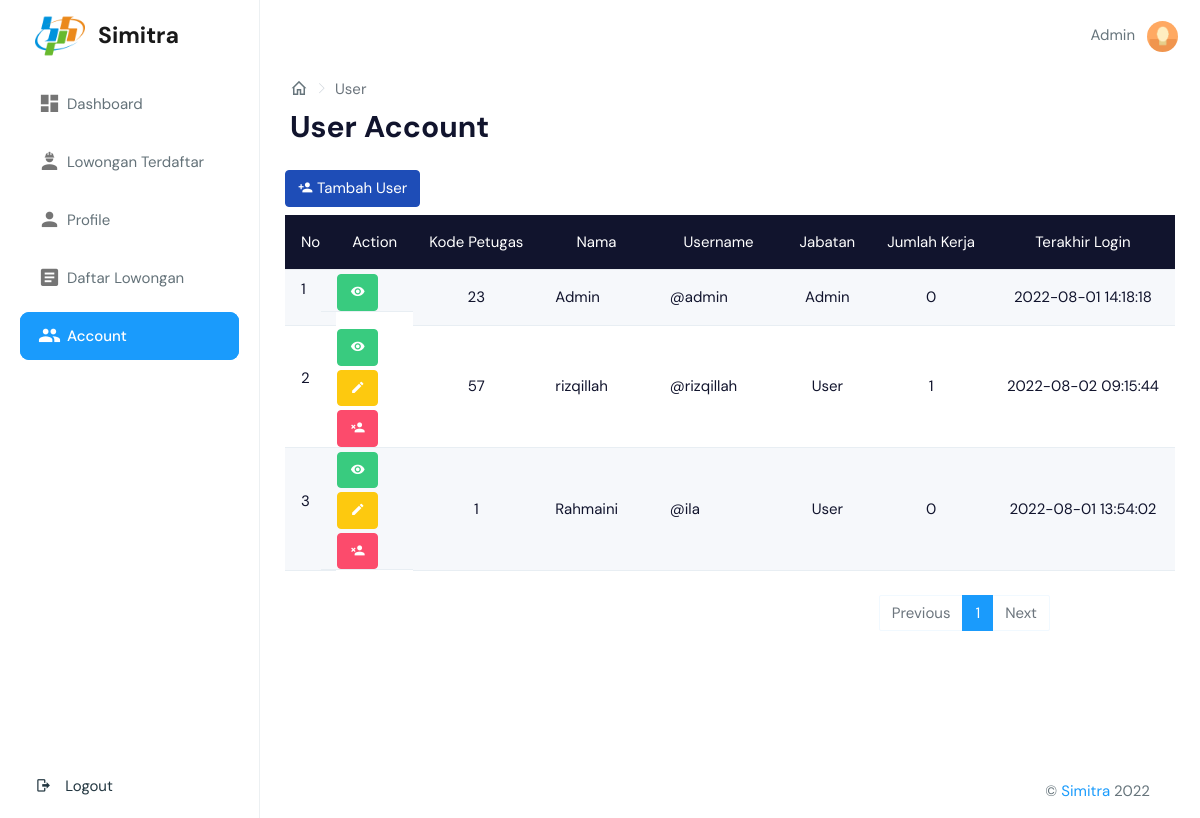
Before: /page/user.php (signed in) with the older database file.
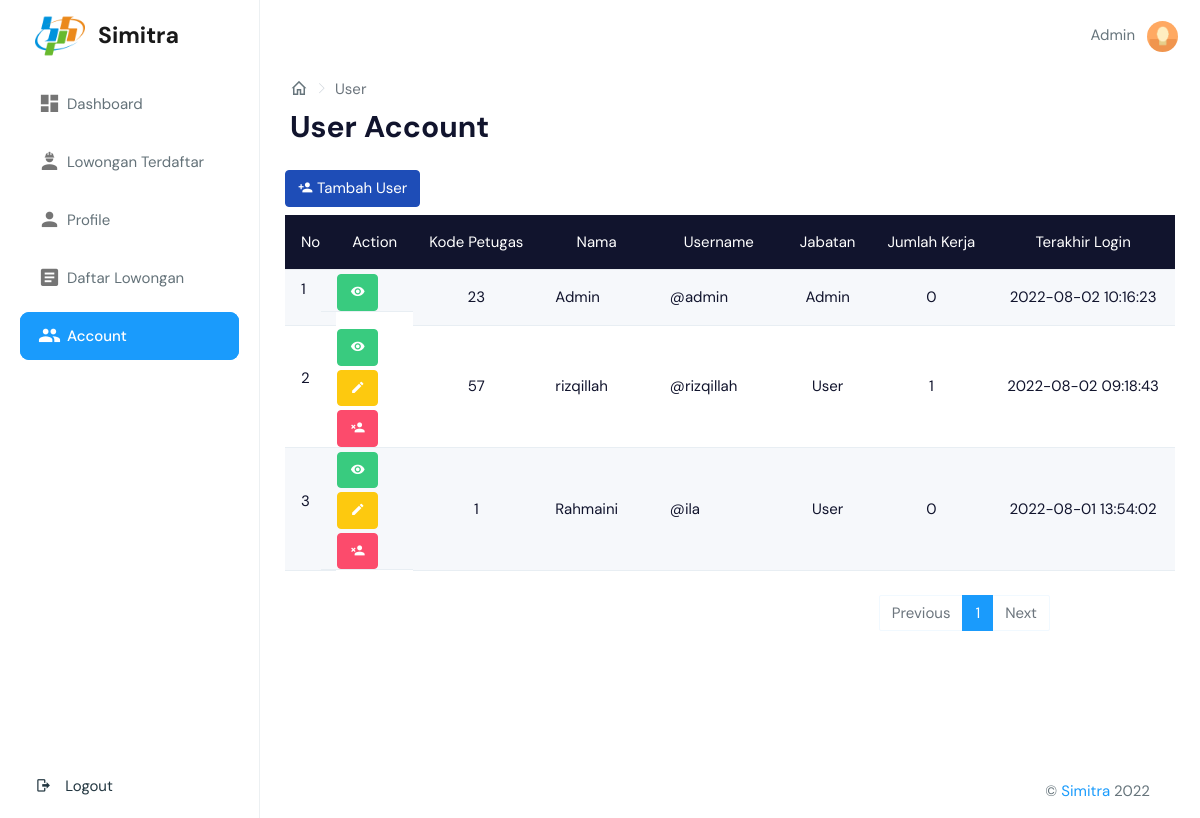
After: the same page with the newer database file.
### tables this page shows
CREATE TABLE `petugas` (
  `Kode_petugas` int(12) NOT NULL,
  `NIK` varchar(16) DEFAULT NULL,
  `Nama` varchar(50) NOT NULL,
  `Foto` varchar(255) DEFAULT NULL,
  `Jabatan` int(5) NOT NULL,
  `Tempat_lahir` varchar(150) DEFAULT NULL,
  `Tanggal_lahir` date DEFAULT NULL,
  `Alamat` varchar(150) DEFAULT NULL,
  `NoHP` varchar(15) DEFAULT NULL,
  `Jkel` enum('L','P') NOT NULL
);

CREATE TABLE `jabatan` (
  `Id_jabatan` int(11) NOT NULL,
  `Jabatan` varchar(50) NOT NULL
);

### page/user.php (the view, shortened to what the changed rows need)
<?php
include '../controller/config.php';
$kode = $_SESSION['id'];
$sql = mysqli_query($conn, "SELECT a.Kode_petugas, a.Username, a.Email, a.Password, a.Old_password, a.Last_login, a.Created_at, a.Updated_at, b.Nama, b.NIK, b.Alamat, b.Foto, b.NoHP, b.Tanggal_lahir, b.Tempat_lahir, c.Jabatan, c.Id_jabatan FROM auth a, petugas b, jabatan c WHERE a.Kode_petugas=b.Kode_petugas AND b.Jabatan=c.Id_jabatan AND a.Kode_petugas='$kode' ORDER BY c.Id_jabatan");
$result1 = mysqli_fetch_assoc($sql);
if ($result1['Id_jabatan'] == "1") :
    $jumlahDataPerHalaman = 10;
    $jumData = mysqli_fetch_assoc(mysqli_query($conn, "SELECT COUNT(*) FROM auth"));
    $jumlahHalaman = ceil($jumData['COUNT(*)'] / $jumlahDataPerHalaman);
    $halamanAktif = (isset($_GET['page'])) ? $_GET['page'] : 1;
    $awalData = ($jumlahDataPerHalaman * $halamanAktif) - $jumlahDataPerHalaman;
    $data = mysqli_query($conn, "SELECT a.Kode_petugas, a.Username, a.Email, a.Password, a.Old_password, a.Last_login, a.Created_at, a.Updated_at, b.Nama, b.NIK, b.Alamat, b.Foto, b.NoHP, b.Tanggal_lahir, b.Tempat_lahir, c.Jabatan, c.Id_jabatan FROM auth a, petugas b, jabatan c WHERE a.Kode_petugas=b.Kode_petugas AND b.Jabatan=c.Id_jabatan ORDER BY b.Jabatan, a.Last_login DESC LIMIT $awalData, $jumlahDataPerHalaman");
?>
    <!DOCTYPE html>
    <html dir="ltr" lang="en">
    <head>
        <?php include 'meta.php'; ?>
    </head>
    <body>
        <?php $url = "../"; ?>
        <?php include 'header.php'; ?>
        <aside class="left-sidebar" data-sidebarbg="skin6">
            <div class="scroll-sidebar" id="navbar">
                <nav class="sidebar-nav">
                    <ul id="sidebarnav">
                        <li class="sidebar-item"> <a class="sidebar-link waves-effect waves-dark sidebar-link" href="index.php" aria-expanded="false"><i class="mdi mdi-view-dashboard"></i><span class="hide-menu">Dashboard</span></a></li>
                        <li class="sidebar-item"> <a class="sidebar-link waves-effect waves-dark sidebar-link" href="lowongan-user.php" aria-expanded="false"><i class="mdi mdi-worker"></i><span class="hide-menu">Lowongan Terdaftar</span></a></li>
                        <li class="sidebar-item"> <a class="sidebar-link waves-effect waves-dark sidebar-link" href="profile.php" aria-expanded="false"><i class="mdi mdi-account"></i><span class="hide-menu">Profile</span></a></li>
                        <?php if ($result1['Id_jabatan'] == 1) {  ?>
                            <li class="sidebar-item"> <a class="sidebar-link waves-effect waves-dark sidebar-link" href="lowongan.php" aria-expanded="false"><i class="mdi mdi-file-document-box"></i><span class="hide-menu">Daftar Lowongan</span></a></li>
                            <li class="sidebar-item" style="background-color: #1a9bfc; border-radius: 9px"> <a class="sidebar-link waves-effect waves-dark sidebar-link" href="user.php" aria-expanded="false"><i class="mdi mdi-account-multiple text-white"></i><span class="hide-menu text-white">Account</span></a></li>
                        <?php } ?>
                        <li class="sidebar-item logout-item" style="position: fixed; bottom: 0; width: 220px">
                            <button class="dropdown-item border-0 btn btn-link" data-bs-toggle="modal" data-bs-target="#Logout"><i class="m-r-10 mdi mdi-logout">
                                </i><span class="hide-menu">
                                    Logout</span></button>
                        </li>
                    </ul>
                </nav>
            </div>
        </aside>
        <div class="page-wrapper">
            <div class="page-breadcrumb" style="padding-bottom: 0; padding-top: 0;">
                <div class="row align-items-center">
                    <div class="col-6">
                        <nav aria-label="breadcrumb">
                            <ol class="breadcrumb mb-0 d-flex align-items-center">
                                <li class="breadcrumb-item"><a href="index.php" class="link"><i class="mdi mdi-home-outline fs-4"></i></a></li>
                                <li class="breadcrumb-item active" aria-current="page">User</li>
                            </ol>
                        </nav>
                        <h1 class="mb-0 fw-bold">User Account</h1>
                    </div>
                </div>
            </div>
            <div class="container-fluid">
                <div class="row">
                    <div class="col-lg">
                        <div class="mb-0">
                            <button type="button" class="btn btn-primary text-white text-center mb-2" data-bs-toggle="modal" data-bs-target="#TambahUser"><i class="mdi mdi-account-plus"></i> Tambah User</button>
                        </div>
                    </div>
                </div>
                <div class="table-responsive" id="container">
                    <table class="table table-hover align-middle text-nowrap table-striped">
                        <thead class="table-dark">
                            <tr class="fw-semibold text-center">
                                <td>No</td>
                                <td>Action</td>
                                <td>Kode Petugas</td>
                                <td>Nama</td>
                                <td>Username</td>
                                <td>Jabatan</td>
                                <td>Jumlah Kerja</td>
                                <td>Terakhir Login</td>
                            </tr>
                        </thead>
                        <?php $no = $awalData; ?>
                        <tbody>
                            <?php while ($row = mysqli_fetch_assoc($data)) : ?>
                                <tr class="text-start">
                                    <td scope="row" style="padding-bottom: 0; padding-top: 0;">
                                        <p class="text-dark"><?= $no = $no + 1; ?></p>
                                    </td>
                                    <td class="row" style="padding-bottom: 0; padding-top: 0;">
                                        <div class="col" style="padding: 0; margin: 0;">
                                            <button type="button" class="btn btn-success mt-1 text-center  text-white" data-bs-toggle="modal" data-bs-target="#Detail<?= $row['Kode_petugas']; ?>"><i class="mdi mdi-eye"></i></button>
                                        </div>
                                        <?php if ($result1['Kode_petugas'] != $row['Kode_petugas']) : ?>
                                            <div class="col" style="padding: 0; margin: 0;">
                                                <button type="button" class="btn btn-warning mt-1 text-center" data-bs-toggle="modal" data-bs-target="#Edit<?= $row['Kode_petugas']; ?>"><i class="mdi mdi-pencil"></i></button>
                                            </div>
                                            <div class="col" style="padding: 0; margin: 0;">
                                                <button type="button" class="btn btn-danger mt-1 text-white text-center" data-bs-toggle="modal" data-bs-target="#Delete<?= $row['Kode_petugas']; ?>"> <i class="mdi mdi-account-remove"></i></button>
                                            </div>
                                        <?php endif; ?>
                                    </td>
                                    <td class="text-center text-dark" style="padding-bottom: 0; padding-top: 0;">
                                        <?= $row['Kode_petugas']; ?>
                                    </td>
                                    <td class="text-start text-dark text-wrap text-break" style="padding-bottom: 0; padding-top: 0; width: 10rem;">
                                        <?php if (isset($row['Nama'])) { ?>
                                        <?= $row['Nama'];
                                        } else { ?>
                                            <i>NULL</i>
                                        <?php } ?>
                                    </td>
                                    <td class="text-start text-dark text-wrap text-break" style="padding-bottom: 0; padding-top: 0;width: 10rem;">
                                        @<?= $row['Username']; ?>
                                    </td>
                                    <td class="text-center text-dark" style="padding-bottom: 0; padding-top: 0;">
                                        <?php if (isset($row['Jabatan'])) { ?>
                                        <?= $row['Jabatan'];
                                        } else { ?>
                                            <i>NULL</i>
                                        <?php } ?>
                                    </td>
                                    <?php $id_petugas = $row['Kode_petugas']; ?>
                                    <?php $jum = mysqli_query($conn, "SELECT * FROM tb_lowongan_user WHERE id_petugas='$id_petugas'"); ?>
                                    <td class="text-center text-dark">
                                        <?= mysqli_num_rows($jum); ?>
                                    </td>
                                    <td class="text-center text-dark" style="padding-bottom: 0; padding-top: 0; width: 10rem">
                                        <?= $row['Last_login']; ?>
                                    </td>
                                </tr>
                            <?php endwhile; ?>
                        </tbody>
                    </table>
                </div>
                <div class="col mt-2" style="position: absolute; right: 150px">
                    <nav aria-label="...">
                        <ul class="pagination">
                            <?php if ($halamanAktif > 1) : ?>
                                <li class="page-item">
                                    <span class="page-link"><a href="?page=<?= $halamanAktif - 1; ?>" style="text-decoration: none;">Previous</a></span>
                                </li>
                            <?php else : ?>
                                <li class="page-item disabled">
                                    <span class="page-link">Previous</span>
                                </li>
                            <?php endif; ?>
                            <?php for ($i = 1; $i <= $jumlahHalaman; $i++) : ?>
                                <?php if ($i == $halamanAktif) : ?>
                                    <li class="page-item active" aria-current="page">
                                        <span class="page-link"><a href="?page=<?= $i; ?>" class="text-white" style="text-decoration: none;"><?= $i; ?></a></span>
                                    </li>
                                <?php else : ?>
                                    <li class="page-item"><a class="page-link" href="?page=<?= $i; ?>"><?= $i; ?></a></li>
                                <?php endif; ?>
                            <?php endfor; ?>
                            <?php if ($halamanAktif < $jumlahHalaman) : ?>
                                <li class="page-item">
                                    <span class="page-link"><a href="?page=<?= $halamanAktif + 1; ?>" style="text-decoration: none;">Next</a></span>
                                </li>
                            <?php else : ?>
                                <li class="page-item disabled">
                                    <span class="page-link">Next</span>
                                </li>
                            <?php endif; ?>
                        </ul>
                    </nav>
                </div>
            </div>
            <?php include 'footer.php'; ?>
        <?php else : ?>
            <?php header("Location: ../index.php"); ?>
        <?php endif; ?>

### page/header.php (shortened to what the changed rows need)
<div id="main-wrapper" data-layout="vertical" data-navbarbg="skin5" data-sidebartype="full" data-sidebar-position="absolute" data-header-position="absolute" data-boxed-layout="full">
    <header class="topbar" data-navbarbg="skin6">
        <nav class="navbar top-navbar navbar-expand-md navbar-light">
            <div class="navbar-header" data-logobg="skin6">
                <a class="navbar-brand" href="../">
                    <b class="logo-icon">
                        <img src="<?= $url; ?>public/favicon.ico" style="width: 50px;" alt="homepage" class="dark-logo" />
                    </b>
                    <span class="logo-text" style="font-weight: bold; font-size: 23px">
                        Simitra
                    </span>
                </a>
            </div>
            <div class="navbar-collapse collapse" id="navbarSupportedContent" data-navbarbg="skin5">
                <div><?= $result1['Nama']; ?></div>
                <ul class="navbar-nav float-end">
                    <li class="nav-item dropdown">
                        <a class="nav-link dropdown-toggle text-muted waves-effect waves-dark pro-pic" href="#" id="navbarDropdown" role="button" data-bs-toggle="dropdown" aria-expanded="false">
                            <?php if (isset($result1['Foto'])) { ?>
                                <center><img src="<?= $url; ?>public/img/user/<?= $result1['Foto']; ?>" alt="user" class="rounded-circle" width="31" height="31">
                                </center>
                            <?php } else { ?>
                                <center><img src="<?= $url; ?>public/img/user/1.jpg" alt="user" class="rounded-circle" width="31" height="31">
                                </center>
                            <?php } ?>
                        </a>
                    </li>
                </ul>
            </div>
        </nav>
    </header>

Changed rows visible on the page:
changed petugas "Admin": Kode_petugas.Last_login "2022-08-01 14:18:18" → "2022-08-02 10:16:23"
changed through a linked row, petugas "rizqillah": Kode_petugas.Last_login "2022-08-02 09:15:44" → "2022-08-02 09:18:43"
